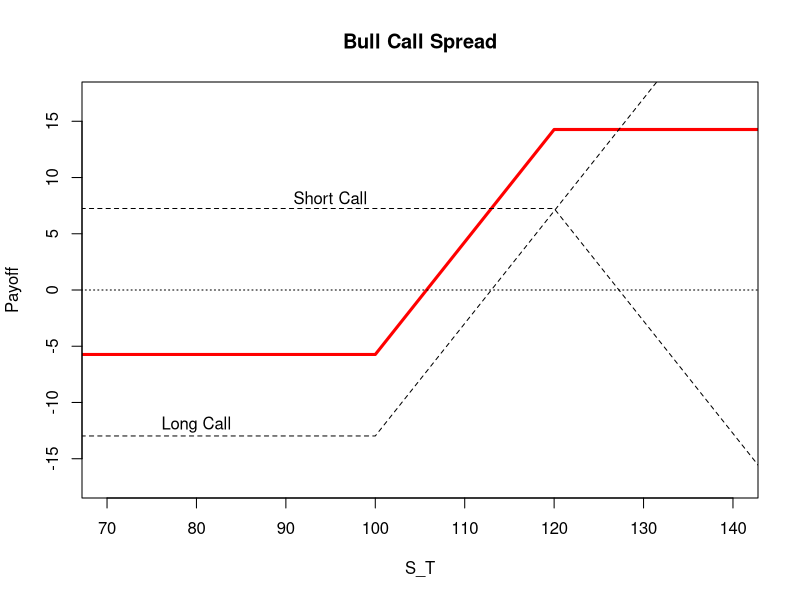

This chart was generated by the following R code:

# clear variables and close windows
rm(list = ls(all = TRUE))
graphics.off()

bullspreadcall = function(St, K1, K2, T, sigma, r) {
    if (K1 > K2) 
        print("K2 must be larger than K1") else {
        K  = c(K1, K2)
        
        # Calculate the terms for the BS option prices
        d1 = (log(St/K) + (r + sigma^2/2) * T)/(sigma * sqrt(T))
        d2 = d1 - sigma * sqrt(T)
        
        # Set the coordinates
        x  = c(0, K1, K2, K1 + K2)
        cal = numeric(2)
        
        # Calculate to plain vanilla call option prices
        for (i in 1:2) {
            cal[i] = St * pnorm(d1[i]) - K[i] * exp(-r * T) * pnorm(d2[i])
        }
        
        # Value of plain vanilla options at time T
        cal_T = cal * exp(r * T)
        
        # Calculate the payoff at each coordinate
        y1 = c(-cal_T[1], -cal_T[1], K[2] - K[1] - cal_T[1], K[2] - cal_T[1])
        y2 = c(cal_T[2], cal_T[2], cal_T[2], -K[1] + cal_T[2])
        
        # Determine the strategy payoff
        y = y1 + y2
        
        # Plot strategy
        plot(x, y, type = "l", lwd = 3, col = "red", xlab = "S_T", ylab = "Payoff", 
            xlim = c(0.7 * x[2], 1.4 * x[2]), ylim = c(-1.2 * y[3], 1.2 * y[3]))
        title("Bull Call Spread")
        
        # Plot plain vanilla option payoff profiles
        lines(x, y1, lty = 2)
        lines(x, y2, lty = 2)
        lines(x, c(0, 0, 0, 0), lty = 3)
        text(95, 8.2, "Short Call")
        text(80, -12, "Long Call")
    }
}
bullspreadcall(92, 100, 120, 1, 0.4, 0.03) 
